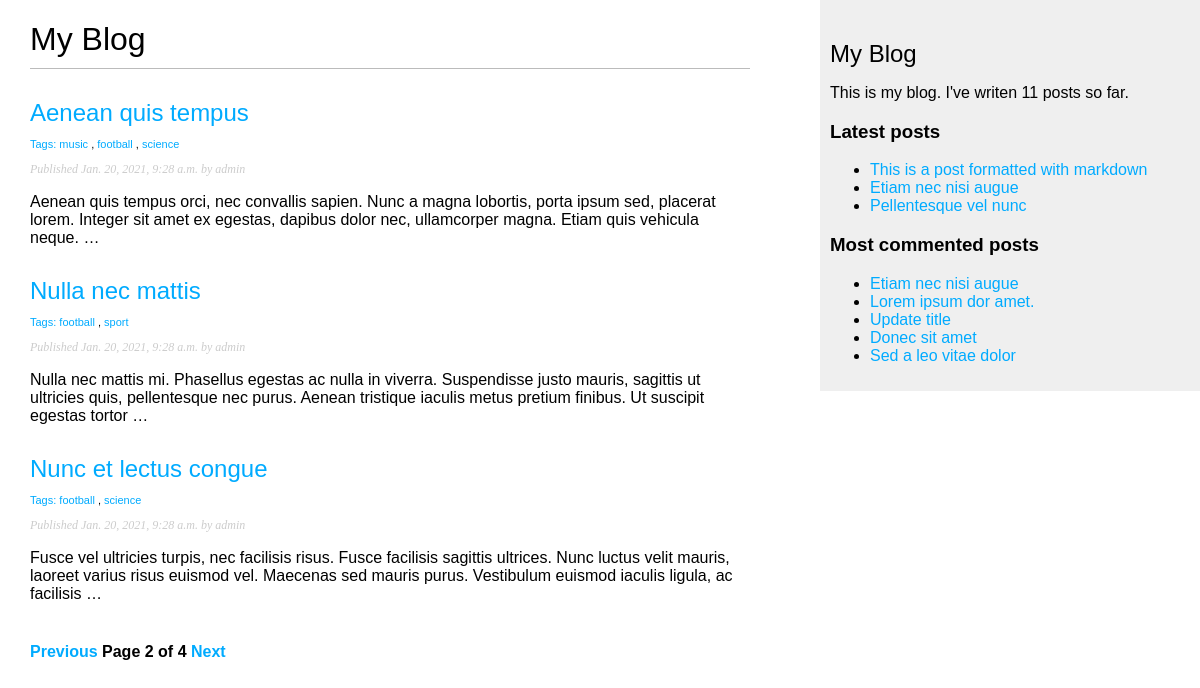
Screenshot of /?page=2 with the database file from the repository.
### blog/models.py (models this page shows, shortened)
class Post(models.Model):
    STATUS_CHOICES = (
        ('draft', 'Draft'),
        ('published', 'Published'),
    )
    title = models.CharField(max_length=250)
    slug = models.SlugField(max_length=250, unique_for_date='publish')
    author = models.ForeignKey(User, on_delete=models.CASCADE, related_name='blog_posts')
    body = models.TextField()
    publish = models.DateTimeField(default=timezone.now)
    created = models.DateTimeField(auto_now_add=True)
    updated = models.DateTimeField(auto_now=True)
    status = models.CharField(max_length=10, choices=STATUS_CHOICES, default='draft')
    tags = TaggableManager()
    objects = models.Manager()
    published = PublishedManager()
    class Meta:
        ordering = ('-publish',)
    def get_absolute_url(self):
        return reverse("blog:post_detail", args=[self.publish.year, self.publish.month, self.publish.day, self.slug])

### blog/views.py (the view)
# urls.py: path('', views.post_list, name='post_list'),
def post_list(request, tag_slug=None):
    object_list = Post.published.all()
    tag = None
    if tag_slug:
        tag = get_object_or_404(Tag, slug=tag_slug)
        object_list = object_list.filter(tags__in = [tag])
    paginator = Paginator(object_list,3) # 3 posts in each page
    page = request.GET.get('page') # http://127.0.0.1:8000/blog/?page=3
    try:
        posts = paginator.page(page)
    except PageNotAnInteger:
        posts = paginator.page(1)
    except EmptyPage:
        posts = paginator.page(paginator.num_pages)
    return render(request, 'blog/post/list.html', {'page': page, 'posts': posts,'tag':tag } )

### blog/models.py (called while the page is built)
    def get_queryset(self):
        return super(PublishedManager, self).get_queryset().filter(status='published')

### blog/templatetags/blog_tags.py (called while the page is built)
@register.simple_tag
def total_posts():
    return Post.published.count()

@register.inclusion_tag('blog/post/latest_posts.html')
def show_latest_posts(count = 5):
    latest_posts = Post.published.order_by('-publish')[:count]
    return { 'latest_posts': latest_posts }

@register.simple_tag
def get_most_commented_posts(count = 5):
    return Post.published.annotate(total_comments = Count('comments')).order_by('-total_comments')[:count]

@register.filter(name='markdown')
def markdown_filter(text):
    return mark_safe(markdown.markdown(text))

### blog/templates/blog/post/list.html (shortened to what this page needs)
{% extends 'blog/base.html' %}
{% load blog_tags %}
{% block content %}
<h1>My Blog</h1>
    {% for post  in posts  %}
        <h2>
            <a href="{{ post.get_absolute_url }}">
                {{ post.title }}
                <p class="tags">Tags:
                     {% for tag in post.tags.all %}
                        <a href="{% url "blog:post_list_by_tag" tag.slug %}">
                            {{ tag.name }}</a>
                        {% if not forloop.last %}, {% endif %}
                     {% endfor %}
                </p>
            </a>
        </h2>
        <p class="date">
            Published {{ post.publish }} by {{ post.author }}
        </p>
        {{ post.body | markdown | truncatewords_html:30}}
    {% endfor %}
    {% include "pagination.html" with page=posts %}
{% endblock content %}

### blog/templates/blog/base.html (shortened to what this page needs)
{% load blog_tags %}
{% load static %}
<!DOCTYPE html>
<html lang="en">
<head>
    <link href="{% static 'css/blog.css' %}" rel="stylesheet">
</head>
<body>
    <div id="content">
        {% block content %}
        {% endblock content %}
    </div>
    <div id="sidebar">
        <h2>My Blog</h2>
        <p>This is my blog. I've writen {% total_posts %} posts so far.</p>
        <h3>Latest posts</h3>
        {% show_latest_posts 3 %}
        <h3>Most commented posts</h3>
        {% get_most_commented_posts as most_commented_posts %}
        <ul>
            {% for post in most_commented_posts %}
                <li>
                    <a href="{{ post.get_absolute_url }}">{{post.title}}</a>
                </li>
            {% endfor %}
        </ul>
    </div>
</body>
</html>

### blog/templates/blog/post/latest_posts.html
<ul>
    {% for post in latest_posts %}
        <li>
            <a href="{{ post.get_absolute_url }}">{{ post.title }}</a>
        </li>
    {% endfor %}
</ul>

### blog/static/css/blog.css (style rules this page uses)
body { margin:0; padding:0; font-family:helvetica, sans-serif; }
a { color:#00abff; text-decoration:none; }
h1 { font-weight:normal; border-bottom:1px solid #bbb; padding:0 0 10px 0; }
h2 { font-weight:normal; margin:30px 0 0; }
#content { float:left; width:60%; padding:0 0 0 30px; }
#sidebar { float:right; width:30%; padding:10px; background:#efefef; height:100%; }
p.date { color:#ccc; font-family: georgia, serif; font-size: 12px; font-style: italic; }
.tags { color: black; font-size: 11px; }

### rows the page displays
Post: title "Aenean quis tempus", publish "Jan. 20, 2021, 9:28 a.m.", author "admin", body "Aenean quis tempus orci, nec convallis sapien. Nunc a magna lobortis, porta ipsum sed, placerat lorem. Integer sit amet ex egestas, dapibus dolor nec, ullamcorper magna. Etiam quis vehicula neque. …"
Tag: name "music"
Tag: name "football"
Tag: name "science"
Post: title "Nulla nec mattis", publish "Jan. 20, 2021, 9:28 a.m.", author "admin", body "Nulla nec mattis mi. Phasellus egestas ac nulla in viverra. Suspendisse justo mauris, sagittis ut ultricies quis, pellentesque nec purus. Aenean tristique iaculis metus pretium finibus. Ut suscipit egestas tortor …"
Tag: name "sport"
Post: title "Nunc et lectus congue", publish "Jan. 20, 2021, 9:28 a.m.", author "admin", body "Fusce vel ultricies turpis, nec facilisis risus. Fusce facilisis sagittis ultrices. Nunc luctus velit mauris, laoreet varius risus euismod vel. Maecenas sed mauris purus. Vestibulum euismod iaculis ligula, ac facilisis …"
Post: title "This is a post formatted with markdown"
Post: title "Etiam nec nisi augue"
Post: title "Pellentesque vel nunc"
Post: title "Lorem ipsum dor amet."
Post: title "Update title"
Post: title "Donec sit amet"
Post: title "Sed a leo vitae dolor"

### other values shown
{{ page.number }} "2"
{{ page.paginator.num_pages }} "4"
